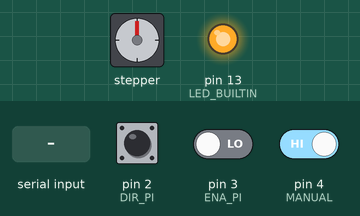
Recording of a sketch running on a simulated Arduino Uno, built with avr-gcc and run on an emulated ATmega328P. On the bench: stepper motor, output pins drawn as LEDs (lit = HIGH). Wiring (inferred from the names in the program): stepper motor driver (200 steps per turn assumed): step pin 10; direction pin 9; enable pin 11. The inputs (shaded band) are chosen by the test bench; at power-on: pin 4 (MANUAL) HIGH, pin 2 (DIR_PI) HIGH, pin 3 (ENA_PI) LOW. Pins used as bus, display or sensor lines are not drawn.

Above: at 1.2 s.
1.3 s: pin 4 (MANUAL) driven LOW
At 2.3 s:
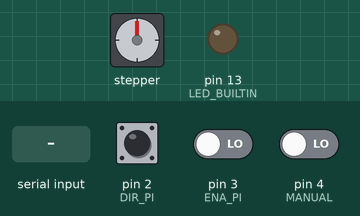
3.5 s: "90,45\n" received over Serial
At 4.5 s:
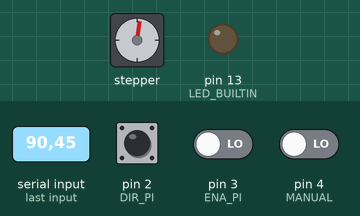
5.0 s: "30,150\n" received over Serial
At 6.1 s:
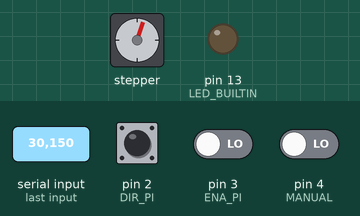
6.5 s: "0\n" received over Serial
At 7.1 s:
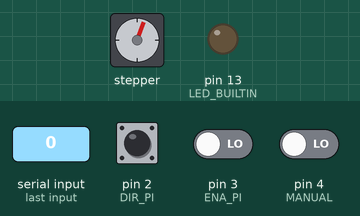
8.0 s: pin 4 (MANUAL) driven HIGH
At 9.2 s:
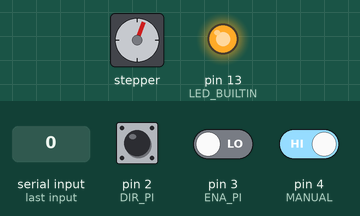
9.5 s: "90\n" received over Serial
At 11.1 s:
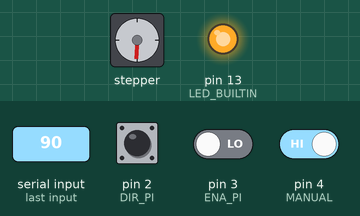
Timing chart, 0 to 12.1 s (numbered marks = the images above; inputs shaded):
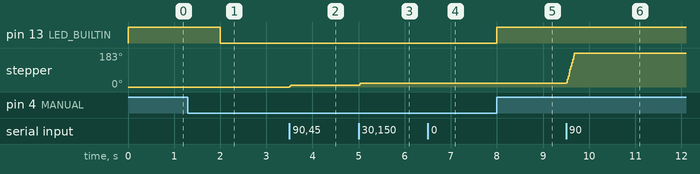

Measured:
- after the input at 1.3 s, pin 13 (LED_BUILTIN): HIGH → LOW after 0.70 s
- after the input at 5.0 s, stepper: turns 10° clockwise, starting at once
- after the input at 8.0 s, pin 13 (LED_BUILTIN): LOW → HIGH at once
- after the input at 9.5 s, stepper: turns 162° clockwise in 0.18 s, starting at once

The sketch:

main.ino
```cpp
#include <Wire.h>


int DIR_PI = 2;
int ENA_PI = 3;
int MANUAL = 4;
int DIR = 9;
int PUL = 10;
int ENA = 11;


int throt = 0;
long steps = 0;

void setup() {
  pinMode(DIR, OUTPUT);
  pinMode(PUL, OUTPUT);
  pinMode(ENA, OUTPUT);
  pinMode(LED_BUILTIN, OUTPUT);

  pinMode(ENA_PI, INPUT);
  pinMode(DIR_PI, INPUT);
  pinMode(MANUAL, INPUT);

  Serial.begin(9600);
}

void loop() {
  digitalWrite(LED_BUILTIN, LOW);
  throt = 0;
  while (digitalRead(MANUAL) == 0) {
    if (Serial.available() > 0) {
      throt = Serial.read() - 33;
    }

    if (digitalRead(ENA_PI) == 1 && throt < 8) {
      digitalWrite(ENA, HIGH);
    }
    else {
      digitalWrite(ENA, LOW);
    }

    if (digitalRead(DIR_PI) == 0) {
      digitalWrite(DIR, LOW);
    }
    else if (digitalRead(DIR_PI) == 1) {
      digitalWrite(DIR, HIGH);
    }

    if (throt >= 8) {
      digitalWrite(PUL, HIGH);
      delayMicroseconds(50000/throt);
      digitalWrite(PUL, LOW);
      delayMicroseconds(50000/throt);
    }
  }

  digitalWrite(ENA, LOW);

  digitalWrite(LED_BUILTIN, HIGH);
  steps = 0;
  while (digitalRead(MANUAL) == 1) {
    steps = Serial.parseInt();

    if (digitalRead(DIR_PI) == 0) {
      digitalWrite(DIR, LOW);
    }
    else if (digitalRead(DIR_PI) == 1) {
      digitalWrite(DIR, HIGH);
    }

    for (int n = 0; n < steps; n++) {
      digitalWrite(PUL, HIGH);
      delayMicroseconds(1000);
      digitalWrite(PUL, LOW);
      delayMicroseconds(1000);
    }
    steps = 0;
  }
}
```
